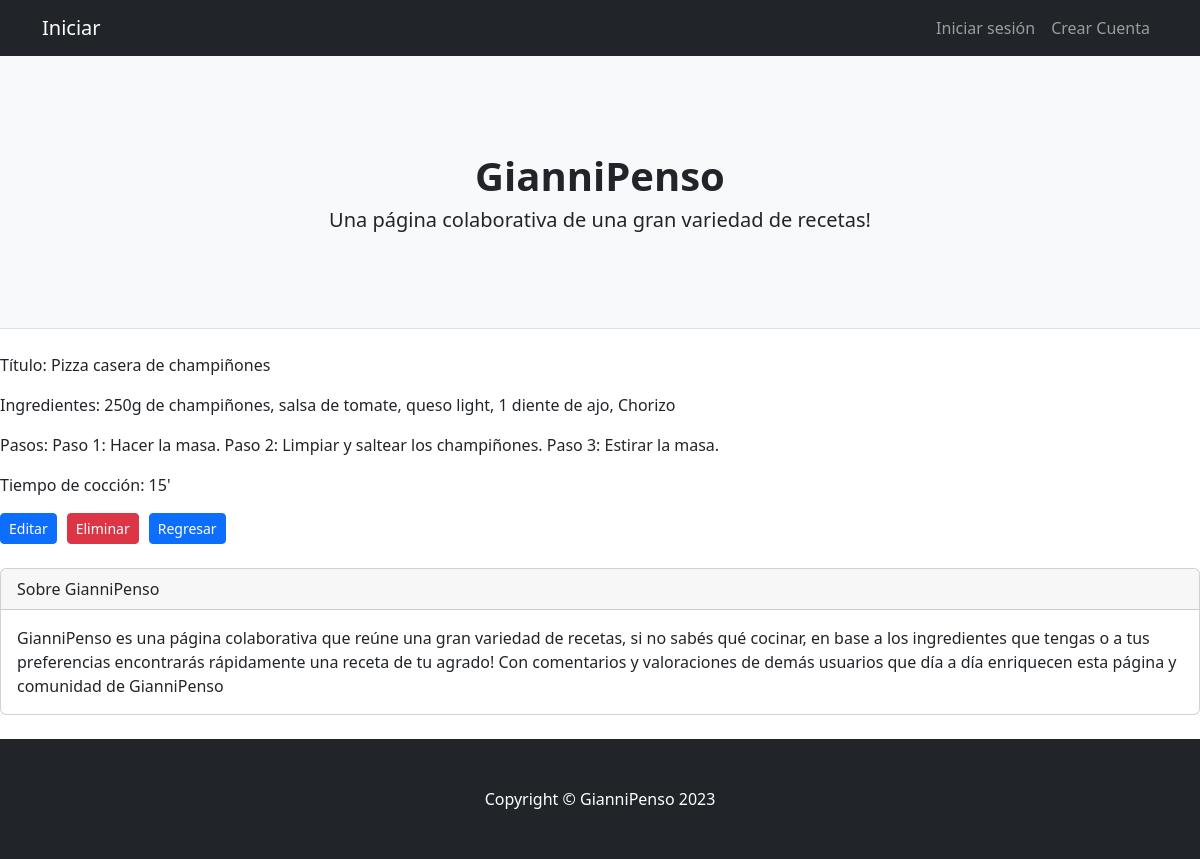
The app's page /AppRecetas/recetas-detalle/1/, older data.
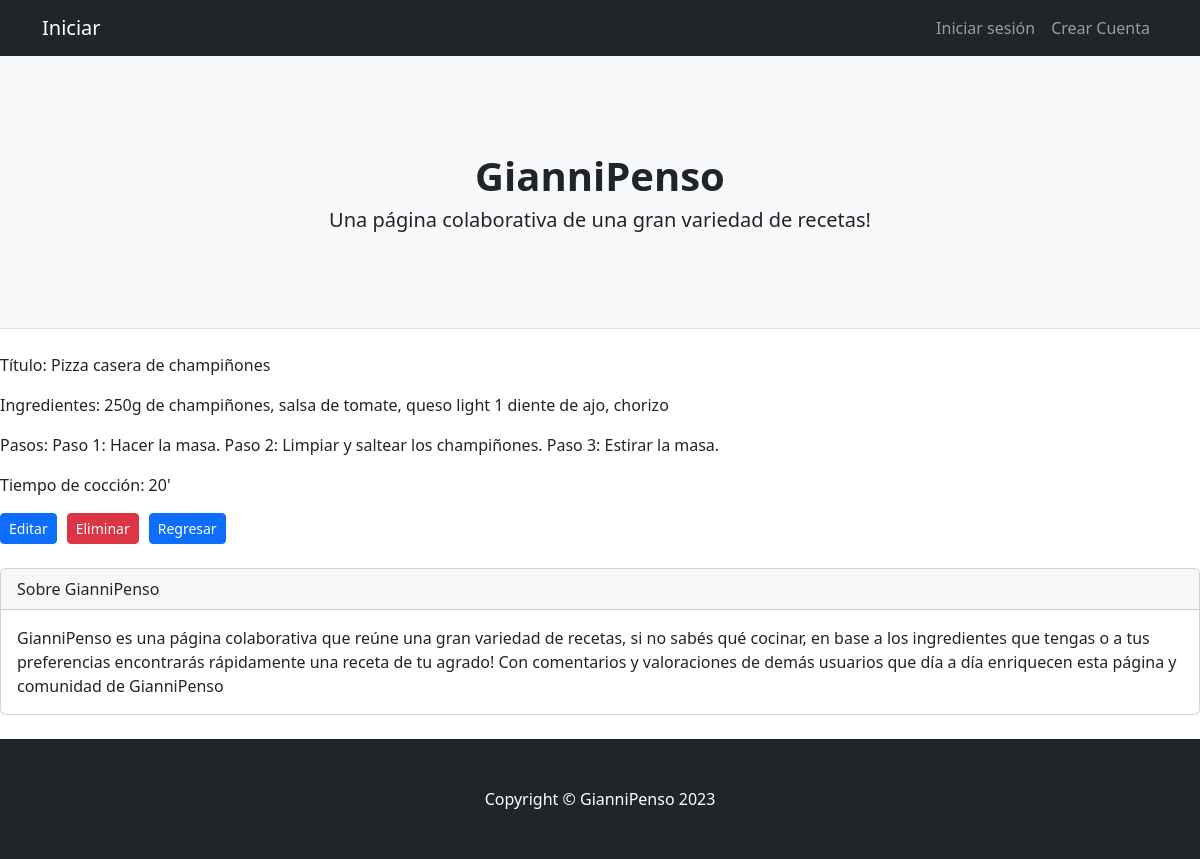
The same page, newer data.
### AppRecetas/models.py (models this page shows, shortened)
class Recetas(models.Model):
    titulo = models.CharField(max_length=40)
    subtitulo = models.CharField(max_length=100, null= True, default="")
    ingredientes = models.CharField(max_length=1000)
    pasos = models.CharField(max_length=1000)
    tiempo_de_coccion = models.IntegerField()
    fecha_hora_de_subida = models.DateTimeField(default=datetime.datetime.now)
    categoria = models.ManyToManyField(Categoría)
    imagen = models.ImageField(upload_to ='imagenes', null=True, blank=True, default='imagenes/default.jpg')

### AppRecetas/class_views.py (the view)
# urls.py: path('recetas-detalle/<pk>/', class_views.RecetaDetailView.as_view(), name="Detalle"),
class RecetaDetailView (DetailView):
    model = Recetas
    template_name = "AppRecetas/recetas_detalle.html"
    context_object_name = 'receta'

### AppRecetas/templates/AppRecetas/recetas_detalle.html
{% extends 'AppRecetas/base.html' %}
{% load static %}
{% block main %}
    <p>Título: {{receta.titulo}}</p>
    <p>Ingredientes: {{receta.ingredientes}}</p>
    <p>Pasos: {{receta.pasos}}</p>
    <p>Tiempo de cocción: {{receta.tiempo_de_coccion}}'</p>
        <div class="row">
            <div class="col-md-12">
                <div class="d-flex justify-content-start">
                    <a class="btn btn-primary btn-sm btn-space" href="{%url 'Update' receta.id%}">Editar</a></p>
                    <a class="btn btn-danger btn-sm btn-space" href="{%url 'Delete' receta.id%}">Eliminar</a></p>
                    <a class="btn btn-primary btn-sm " href="{%url 'Recetas'%}">Regresar</a></p>
                </div>
            </div>
        </div>
    <br>
{% endblock main %}

Row changes from the older to the newer data that the page shows:
changed Recetas "Pizza casera de champiñones": ingredientes "250g de champiñones, salsa de tomate, queso light, 1 diente de ajo, Chorizo" → "250g de champiñones, salsa de tomate, queso light 1 diente de ajo, chorizo"; tiempo_de_coccion "15" → "20"
